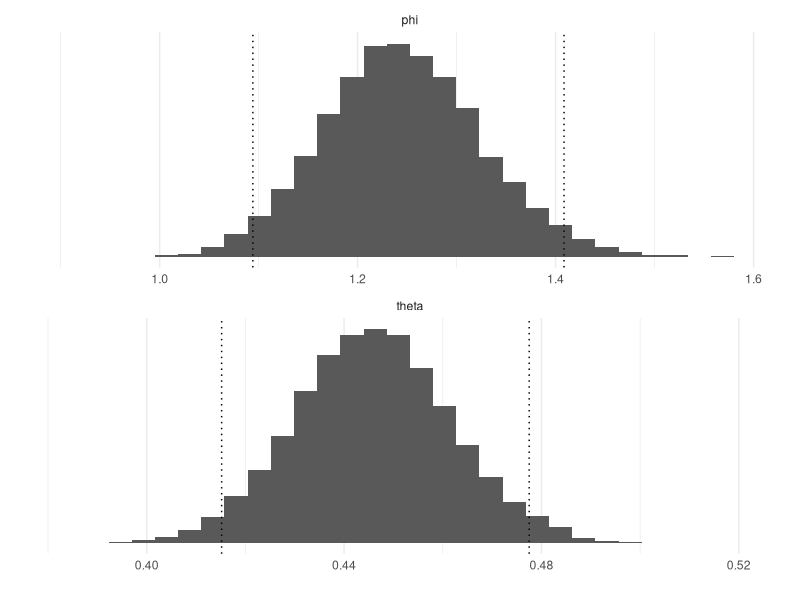

This chart was generated by the following R code:
## ---- chunk 1
library(ggplot2)
theme_set(theme_minimal())
library(tidyr)
## ---- chunk 2
a <- 438
b <- 544
theta <- rbeta(10000, a, b)
## ---- chunk 3
phi <- (1 - theta) / theta
## ---- chunk 4
quantiles <- c(0.025, 0.975)
thetaq <- quantile(theta, quantiles)
phiq <- quantile(phi, quantiles)
## ---- chunk 5
# merge the data into one data frame for plotting
df1 <- data.frame(phi,theta) %>% gather()
# merge quantiles into one data frame for plotting
df2 <- data.frame(phi = phiq, theta = thetaq) %>% gather()
ggplot() +
  geom_histogram(data = df1, aes(value), bins = 30) +
  geom_vline(data = df2, aes(xintercept = value), linetype = 'dotted') +
  facet_wrap(~key, ncol = 1, scales = 'free_x')  +
  labs(x = '', y = '') +
  scale_y_continuous(breaks = NULL)
